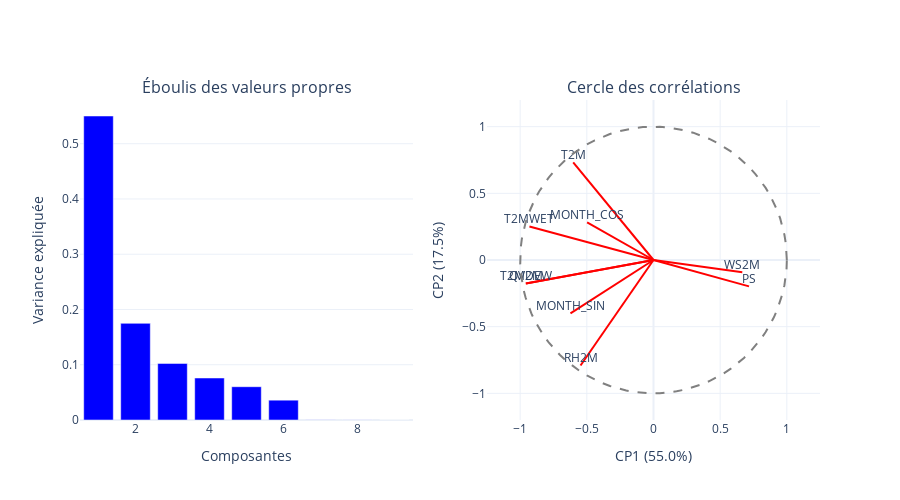

Source (notebook cell):
### Code cell
import plotly.graph_objects as go
from plotly.subplots import make_subplots
import pandas as pd
from sklearn.decomposition import PCA
from sklearn.preprocessing import StandardScaler
import numpy as np

def analyse_acp(df, variables=['WS2M', 'T2M', 'RH2M', 'PS', 'QV2M', 'MONTH_SIN', 'MONTH_COS']):
    df_acp = df[variables].dropna()
    
    scaler = StandardScaler()
    df_scaled = scaler.fit_transform(df_acp)
    
    pca = PCA()
    pca.fit(df_scaled)
    
    # Créer subplots
    fig = make_subplots(rows=1, cols=2,
                       subplot_titles=['Éboulis des valeurs propres', 'Cercle des corrélations'],
                       specs=[[{"type": "scatter"}, {"type": "scatter"}]])
    
    # Éboulis des valeurs propres
    n_components = len(pca.explained_variance_ratio_)
    fig.add_trace(go.Bar(x=list(range(1, n_components+1)), 
                        y=pca.explained_variance_ratio_,
                        marker_color='blue', name='Valeurs propres'), row=1, col=1)
    
    # Cercle des corrélations (composantes 1 et 2)
    pca_2d = PCA(n_components=2)
    pca_2d.fit(df_scaled)
    loadings = pca_2d.components_.T * np.sqrt(pca_2d.explained_variance_)
    
    for i, var in enumerate(variables):
        fig.add_trace(go.Scatter(x=[0, loadings[i, 0]], y=[0, loadings[i, 1]],
                                mode='lines+text', line=dict(color='red', width=2),
                                text=['', var], textposition='top center',
                                showlegend=False), row=1, col=2)
    
    # Cercle unitaire
    theta = np.linspace(0, 2*np.pi, 100)
    fig.add_trace(go.Scatter(x=np.cos(theta), y=np.sin(theta), mode='lines',
                            line=dict(color='gray', dash='dash'), 
                            showlegend=False), row=1, col=2)
    
    # Mise en forme
    fig.update_xaxes(title_text="Composantes", row=1, col=1)
    fig.update_yaxes(title_text="Variance expliquée", row=1, col=1)
    fig.update_xaxes(title_text=f'CP1 ({pca_2d.explained_variance_ratio_[0]:.1%})', 
                     range=[-1.2, 1.2], row=1, col=2)
    fig.update_yaxes(title_text=f'CP2 ({pca_2d.explained_variance_ratio_[1]:.1%})', 
                     range=[-1.2, 1.2], scaleanchor="x2", scaleratio=1, row=1, col=2)
    
    fig.update_layout(template='plotly_white', height=500, showlegend=False)
    
    return fig,pca ,scaler

fig,pca ,scaler= analyse_acp(train, variables=['WS2M', 'T2M', 'RH2M', 'PS', 'QV2M', 'MONTH_SIN', 'MONTH_COS','T2MWET','T2MDEW'])

fig

### Figure 1 — Plotly figure (JSON) as saved in the notebook; plotly's stock layout.template omitted (floating-point values rounded to 4 significant figures)
{"data": [{"marker": {"color": "blue"}, "name": "Valeurs propres", "type": "bar", "x": [1, 2, 3, 4, 5, 6, 7, 8, 9], "xaxis": "x", "y": [0.5502, 0.1749, 0.1024, 0.07603, 0.06025, 0.03587, 0.0002347, 0.0001365, 7.479e-07], "yaxis": "y"}, {"line": {"color": "red", "width": 2}, "mode": "lines+text", "showlegend": false, "text": ["", "WS2M"], "textposition": "top center", "type": "scatter", "x": [0, 0.6661], "xaxis": "x2", "y": [0, -0.09271], "yaxis": "y2"}, {"line": {"color": "red", "width": 2}, "mode": "lines+text", "showlegend": false, "text": ["", "T2M"], "textposition": "top center", "type": "scatter", "x": [0, -0.6022], "xaxis": "x2", "y": [0, 0.7325], "yaxis": "y2"}, {"line": {"color": "red", "width": 2}, "mode": "lines+text", "showlegend": false, "text": ["", "RH2M"], "textposition": "top center", "type": "scatter", "x": [0, -0.5472], "xaxis": "x2", "y": [0, -0.7911], "yaxis": "y2"}, {"line": {"color": "red", "width": 2}, "mode": "lines+text", "showlegend": false, "text": ["", "PS"], "textposition": "top center", "type": "scatter", "x": [0, 0.7165], "xaxis": "x2", "y": [0, -0.1979], "yaxis": "y2"}, {"line": {"color": "red", "width": 2}, "mode": "lines+text", "showlegend": false, "text": ["", "QV2M"], "textposition": "top center", "type": "scatter", "x": [0, -0.9584], "xaxis": "x2", "y": [0, -0.1761], "yaxis": "y2"}, {"line": {"color": "red", "width": 2}, "mode": "lines+text", "showlegend": false, "text": ["", "MONTH_SIN"], "textposition": "top center", "type": "scatter", "x": [0, -0.6228], "xaxis": "x2", "y": [0, -0.4005], "yaxis": "y2"}, {"line": {"color": "red", "width": 2}, "mode": "lines+text", "showlegend": false, "text": ["", "MONTH_COS"], "textposition": "top center", "type": "scatter", "x": [0, -0.4978], "xaxis": "x2", "y": [0, 0.2816], "yaxis": "y2"}, {"line": {"color": "red", "width": 2}, "mode": "lines+text", "showlegend": false, "text": ["", "T2MWET"], "textposition": "top center", "type": "scatter", "x": [0, -0.9306], "xaxis": "x2", "y": [0, 0.2514], "yaxis": "y2"}, {"line": {"color": "red", "width": 2}, "mode": "lines+text", "showlegend": false, "text": ["", "T2MDEW"], "textposition": "top center", "type": "scatter", "x": [0, -0.9557], "xaxis": "x2", "y": [0, -0.1756], "yaxis": "y2"}, {"line": {"color": "gray", "dash": "dash"}, "mode": "lines", "showlegend": false, "type": "scatter", "x": [1, 0.998, 0.992, 0.9819, 0.9679, 0.9501, 0.9284, 0.9029, 0.8738, 0.8413, 0.8053, 0.766, 0.7237, 0.6785, 0.6306, 0.5801, 0.5272, 0.4723, 0.4154, 0.3569, 0.2969, 0.2358, 0.1736, 0.1108, 0.04758, -0.01587, -0.07925, -0.1423, -0.2048, -0.2665, -0.3271, -0.3863, -0.4441, -0.5, -0.5539, -0.6056, -0.6549, -0.7015, -0.7453, -0.7861, -0.8237, -0.858, -0.8888, -0.9161, -0.9397, -0.9595, -0.9754, -0.9874, -0.9955, -0.9995, -0.9995, -0.9955, -0.9874, -0.9754, -0.9595, -0.9397, -0.9161, -0.8888, -0.858, -0.8237, -0.7861, -0.7453, -0.7015, -0.6549, -0.6056, -0.5539, -0.5, -0.4441, -0.3863, -0.3271, -0.2665, -0.2048, -0.1423, -0.07925, -0.01587, 0.04758, 0.1108, 0.1736, 0.2358, 0.2969, 0.3569, 0.4154, 0.4723, 0.5272, 0.5801, 0.6306, 0.6785, 0.7237, 0.766, 0.8053, 0.8413, 0.8738, 0.9029, 0.9284, 0.9501, 0.9679, 0.9819, 0.992, 0.998, 1], "xaxis": "x2", "y": [0, 0.06342, 0.1266, 0.1893, 0.2511, 0.312, 0.3717, 0.4298, 0.4862, 0.5406, 0.5929, 0.6428, 0.6901, 0.7346, 0.7761, 0.8146, 0.8497, 0.8815, 0.9096, 0.9341, 0.9549, 0.9718, 0.9848, 0.9938, 0.9989, 0.9999, 0.9969, 0.9898, 0.9788, 0.9638, 0.945, 0.9224, 0.896, 0.866, 0.8326, 0.7958, 0.7557, 0.7127, 0.6668, 0.6182, 0.5671, 0.5137, 0.4582, 0.4009, 0.342, 0.2817, 0.2203, 0.158, 0.09506, 0.03173, -0.03173, -0.09506, -0.158, -0.2203, -0.2817, -0.342, -0.4009, -0.4582, -0.5137, -0.5671, -0.6182, -0.6668, -0.7127, -0.7557, -0.7958, -0.8326, -0.866, -0.896, -0.9224, -0.945, -0.9638, -0.9788, -0.9898, -0.9969, -0.9999, -0.9989, -0.9938, -0.9848, -0.9718, -0.9549, -0.9341, -0.9096, -0.8815, -0.8497, -0.8146, -0.7761, -0.7346, -0.6901, -0.6428, -0.5929, -0.5406, -0.4862, -0.4298, -0.3717, -0.312, -0.2511, -0.1893, -0.1266, -0.06342, -2.449e-16], "yaxis": "y2"}], "layout": {"annotations": [{"font": {"size": 16}, "showarrow": false, "text": "Éboulis des valeurs propres", "x": 0.225, "xanchor": "center", "xref": "paper", "y": 1, "yanchor": "bottom", "yref": "paper"}, {"font": {"size": 16}, "showarrow": false, "text": "Cercle des corrélations", "x": 0.775, "xanchor": "center", "xref": "paper", "y": 1, "yanchor": "bottom", "yref": "paper"}], "height": 500, "showlegend": false, "xaxis": {"anchor": "y", "domain": [0, 0.45], "title": {"text": "Composantes"}}, "xaxis2": {"anchor": "y2", "domain": [0.55, 1], "range": [-1.2, 1.2], "title": {"text": "CP1 (55.0%)"}}, "yaxis": {"anchor": "x", "domain": [0, 1], "title": {"text": "Variance expliquée"}}, "yaxis2": {"anchor": "x2", "domain": [0, 1], "range": [-1.2, 1.2], "scaleanchor": "x2", "scaleratio": 1, "title": {"text": "CP2 (17.5%)"}}}}
